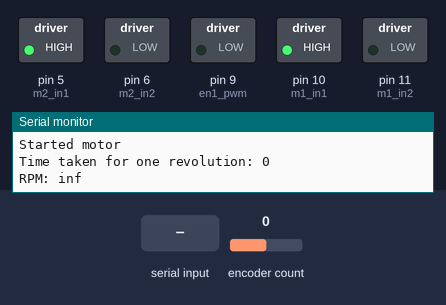
This sketch was run on a simulated Arduino Uno, built with avr-gcc and run on an emulated ATmega328P. Shown: switched loads named in the sketch (green lamp = pin HIGH), the last lines printed to the serial monitor. The inputs (shaded band) are chosen by the test bench; at power-on: encoder count 0.

Above: at 1.2 s.
1.3 s: "90,45\n" received over Serial
At 2.5 s:
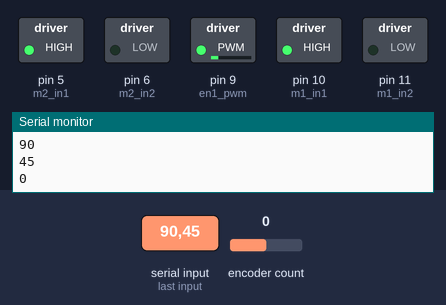
2.8 s: "30,150\n" received over Serial
At 3.8 s:
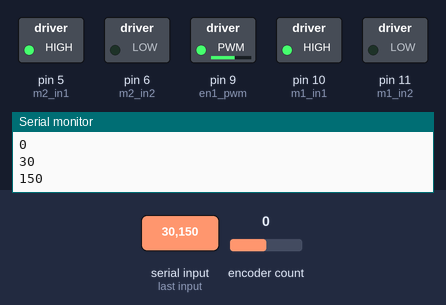
4.3 s: "200\n" received over Serial
At 4.9 s:
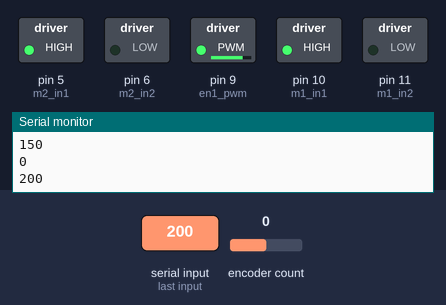
5.8 s: "90\n" received over Serial
At 7.2 s:
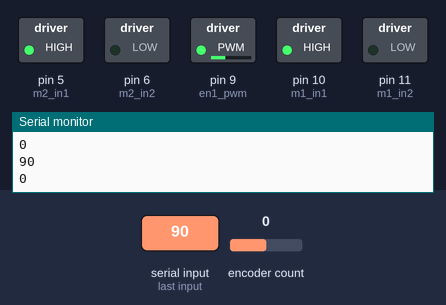
Timing chart, 0 to 8.3 s (numbered marks = the images above; inputs shaded):
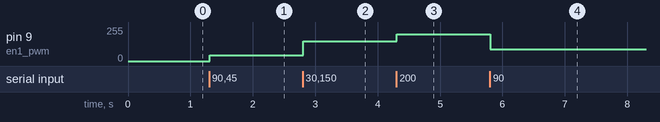

The sketch:

control_motor.ino
```cpp
#include <Encoder.h>
#include <PID_v1.h>

boolean motor_direction = true;  // true is forward
const int m1_in1 = 10;
const int m1_in2 = 11;

const int m2_in1 = 5;
const int m2_in2 = 6;

const int en1_pwm = 9;
const int en2_pwm = 6;

int incomingByte = 0; // for incoming serial data
int delay_amt = 100;

// 8423 pulses per revolution by eye
int pulses_per_revolution = 8423;

//Encoder myEnc(12, 13);  // attempt at polling
Encoder myEnc(2, 3);
long oldPosition  = -999;

// PID variables
boolean result;
double duration, abs_duration;//the number of the pulses
double val_output;//Power supplied to the motor PWM value.
double Setpoint;
double Kp=0.6, Ki=5, Kd=0;
PID myPID(&abs_duration, &val_output, &Setpoint, Kp, Ki, Kd, DIRECT);

unsigned long start_time = millis();
unsigned long last_time_for_revolution = millis();

void setup() {
  Serial.begin(9600);
  Serial.println("Began serial");

  pinMode(m1_in1, OUTPUT);
  pinMode(m1_in2, OUTPUT);
  pinMode(m2_in1, OUTPUT);
  pinMode(m2_in2, OUTPUT);
  pinMode(en1_pwm, OUTPUT);
  pinMode(en2_pwm, OUTPUT);

  analogWrite(en1_pwm, 0);
  analogWrite(en2_pwm, 255);

  digitalWrite(m1_in1, LOW);
  digitalWrite(m1_in2, LOW);
  digitalWrite(m2_in1, LOW);
  digitalWrite(m2_in2, LOW);

  if (motor_direction == true) {
    digitalWrite(m1_in1, HIGH);
    digitalWrite(m1_in2, LOW);
    digitalWrite(m2_in1, HIGH);
    digitalWrite(m2_in2, LOW);
  }
  else {
    digitalWrite(m1_in1, LOW);
    digitalWrite(m1_in2, HIGH);
    digitalWrite(m2_in1, LOW);
    digitalWrite(m2_in2, HIGH);
  }

  Setpoint =80;  //Set the output value of the PID
  myPID.SetMode(AUTOMATIC);//PID is set to automatic mode
  myPID.SetSampleTime(100);//Set PID sampling frequency is 100ms

  Serial.println("Started motor");

  start_time = millis();
}

void loop() {
  /*Serial.println("forward");
  digitalWrite(m1_in1, HIGH);
  digitalWrite(m1_in2, LOW);
  digitalWrite(m2_in1, HIGH);
  digitalWrite(m2_in2, LOW);*/
  //analogWrite(en1_pwm, 255);
  /*delay(2000);

  Serial.println("backwards");
  digitalWrite(m1_in1, LOW);
  digitalWrite(m1_in2, HIGH);
  digitalWrite(m2_in1, LOW);
  digitalWrite(m2_in2, HIGH);
  //analogWrite(en1_pwm, 255);
  delay(2000);*/

  /*for (int fadeValue = 0 ; fadeValue <= 255; fadeValue += 5) {
    analogWrite(en1_pwm, fadeValue);
    Serial.println(fadeValue);
    delay(delay_amt);
  }

  // fade out from max to min in increments of 5 points:
  for (int fadeValue = 255 ; fadeValue >= 0; fadeValue -= 5) {
    analogWrite(en1_pwm, fadeValue);
    Serial.println(fadeValue);
    delay(delay_amt);
  }*/

  if (Serial.available() > 0) {
    // read the incoming byte:
    int value = Serial.parseInt();
    /*incomingByte = Serial.read();

    // say what you got:
    Serial.print("I received: ");
    Serial.println(incomingByte, DEC);

    int value = atoi(incomingByte);*/
    Serial.println(value);
    if (value != 0) {
        // if value is negative, change direction
        boolean changed_direction = false;
        if (value < 0 && motor_direction == true) {
          motor_direction = false;
          changed_direction = true;
        }
        else if (value > 0 && motor_direction == false) {
          motor_direction = true;
          changed_direction = true;
        }

        if (changed_direction) {
          if (motor_direction == true) {
            digitalWrite(m1_in1, HIGH);
            digitalWrite(m1_in2, LOW);
            digitalWrite(m2_in1, HIGH);
            digitalWrite(m2_in2, LOW);
          }
          else {
            digitalWrite(m1_in1, LOW);
            digitalWrite(m1_in2, HIGH);
            digitalWrite(m2_in1, LOW);
            digitalWrite(m2_in2, HIGH);
          }
        }

        if (value < 0) {
          value = value * -1;
        }
        analogWrite(en1_pwm, value);
    }
  }

  /*analogWrite(en1_pwm, val_output);
  abs_duration = abs(duration);
  result = myPID.Compute(); //PID conversion is complete and returns 1
  if(result)
  {
    Serial.print("Plus: ");
    Serial.println(duration);
    duration = 0; //Count clear, wait for the next count
  }*/

  long newPosition = myEnc.read();
  if (newPosition != oldPosition) {
    oldPosition = newPosition;
    //Serial.println(newPosition);
    if (newPosition % pulses_per_revolution == 0) {
      int curr_time = millis();
      int time_taken_for_one_revolution = curr_time - last_time_for_revolution;
      last_time_for_revolution = curr_time;
      Serial.print("Time taken for one revolution: ");
      Serial.println(time_taken_for_one_revolution);
      double RPM = 60.0 / (time_taken_for_one_revolution / 1000.0);
      Serial.print("RPM: ");
      Serial.println(RPM);
    }
  }
}
```

Measured:
- after the input at 1.3 s, pin 9 (en1_pwm): 0/255 → 45/255 at once
- after the input at 2.8 s, pin 9 (en1_pwm): 45/255 → 150/255 at once
- after the input at 4.3 s, pin 9 (en1_pwm): 150/255 → 200/255 at once
- after the input at 5.8 s, pin 9 (en1_pwm): 200/255 → 90/255 at once
